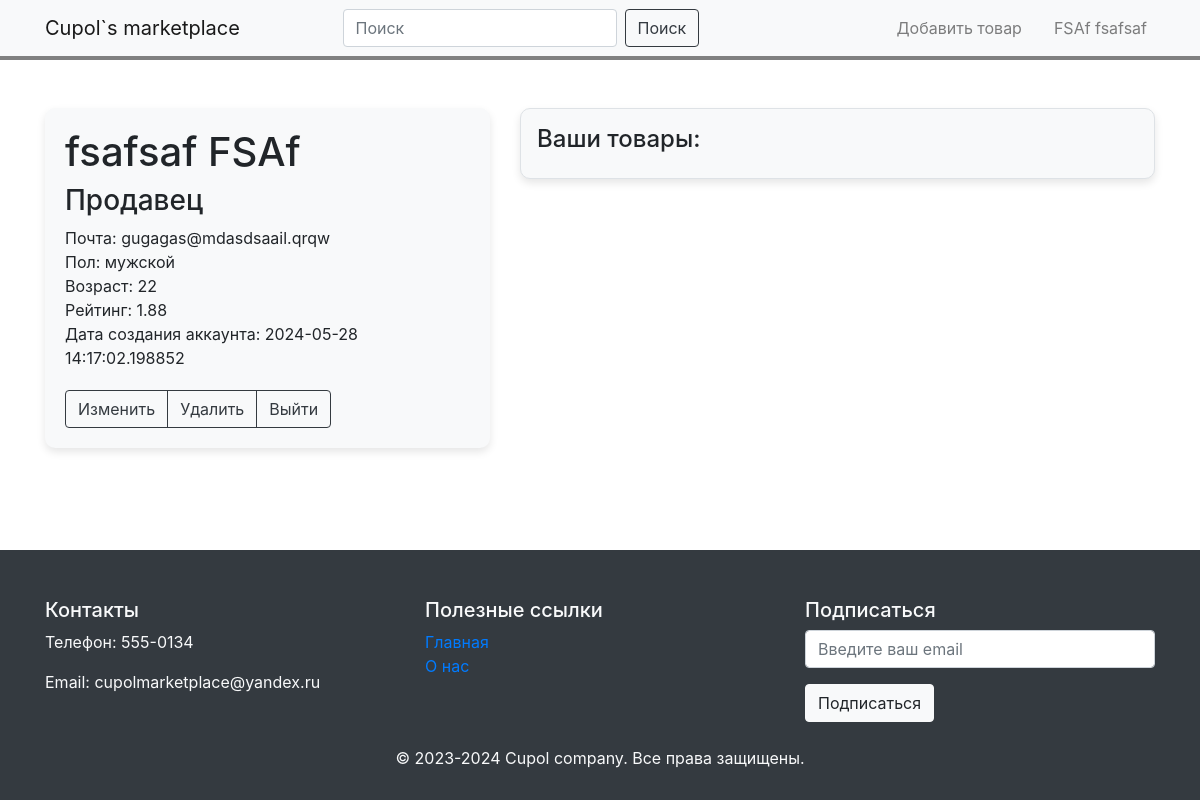
Page /account (signed in) on the committed database.
### data/user.py (models this page shows)
class User(SqlAlchemyBase, UserMixin , SerializerMixin):
    __tablename__ = 'user'
    id = sqlalchemy.Column(sqlalchemy.Integer, primary_key=True, autoincrement=True)
    type = sqlalchemy.Column(sqlalchemy.String)
    email = sqlalchemy.Column(sqlalchemy.String)
    def get_user(self, db_sess=None):
        if not db_sess:
            db_sess = db_session.create_session()
        return db_sess.query(eval(self.type.capitalize())).get(self.id)

### data/seller.py (models this page shows, shortened)
class Seller(SqlAlchemyBase, UserMixin, SerializerMixin):
    __tablename__ = 'seller'
    id = sqlalchemy.Column(sqlalchemy.Integer, sqlalchemy.ForeignKey("user.id"), primary_key=True)
    name = sqlalchemy.Column(sqlalchemy.String)
    surname = sqlalchemy.Column(sqlalchemy.String)
    email = sqlalchemy.Column(sqlalchemy.String)
    password = sqlalchemy.Column(sqlalchemy.String)
    gender = sqlalchemy.Column(sqlalchemy.String)
    age = sqlalchemy.Column(sqlalchemy.Integer)
    rating = sqlalchemy.Column(sqlalchemy.Float, default=0.0)
    date = sqlalchemy.Column(sqlalchemy.DateTime, default=datetime.datetime.now)
    user = orm.relationship("User")

### main.py (the view)
@app.route('/account')
def account():
    user = current_user.get_user()
    rating = 0.0
    if current_user.type == "seller":
        db_sess = db_session.create_session()
        all_products = db_sess.query(Product).filter(Product.seller_id == current_user.id).all()
        rating = count_average(all_products)
    params = {
        'css_style': url_for('static', filename='css/main_page.css'),
        'rating': rating
    }
    return render_template('account.html', user=user, **params)

### data/db_session.py (called while the page is built)
def create_session() -> Session:
    global __factory
    return __factory()

### main.py (called while the page is built)
@login_manager.user_loader
def load_user(user_id):
    db_sess = db_session.create_session()
    return db_sess.query(User).get(user_id)

### tools.py (called while the page is built)
def count_average(query):
    summary = 0
    counter = 0
    for i in query:
        summary += i.rating
        counter += 1
    return round(summary / counter, 2)

### templates/account.html (shortened to what this page needs)
{% extends "base.html" %}
{% block content %}
<div class="container mt-5">
    <div class="row">
        <div class="col-md-5">
            <div class="custom-container">
                <h1>{{user.surname}} {{user.name}}</h1>
                <h3>
                    {% if current_user.type == "buyer" %}
                        Покупатель
                    {% elif current_user.type == "seller" %}
                        Продавец
                    {% elif current_user.type == "admin" %}
                        {% if user.is_boss == False %}
                            Админ
                        {% else %}
                            Главный админ
                        {% endif %}
                    {% endif %}
                </h3>
                Почта: {{current_user.email}}<br>
                {% if user.gender == "male" %}
                    Пол: мужской
                {% else %}
                    Пол: женский
                {% endif %}<br>
                Возраст: {{user.age}}<br>
                {% if current_user.type == "seller" %}
                    Рейтинг: {{rating}}<br>
                {% endif %}
                Дата создания аккаунта: {{user.date}}<br>
                <div class="btn-group">
                    <a class="btn btn-outline-dark my-2 my-sm-0 btn-animated" href="/account/edit">Изменить</a>
                    <a class="btn btn-outline-dark my-2 my-sm-0 btn-animated" href="/account/delete">Удалить</a>
                    <a class="btn btn-outline-dark my-2 my-sm-0 btn-animated" href="/account/leave">Выйти</a>
                </div>
            </div>
        </div>
        {% if current_user.type == "seller" %}
            <div class="col-md-7">
                <div class="border p-3 product-container" id="productItemsContainer">
                    <h4>Ваши товары:</h4>
                </div>
            </div>
        {% endif %}
    </div>
</div>
{% endblock %}

### templates/base.html (shortened to what this page needs)
<!DOCTYPE html>
<html lang="en" xmlns="http://www.w3.org/1999/html">
<head>
  <link rel="stylesheet" href="{{ css_style }}">
  <link rel="stylesheet" href="https://stackpath.bootstrapcdn.com/bootstrap/4.5.2/css/bootstrap.min.css">
</head>
<body>
<nav class="navbar navbar-expand-lg navbar-light bg-light">
  <div class="container">
    <a class="navbar-brand" href="/">Cupol`s marketplace</a>
    <form class="form-inline mx-auto">
      <input class="form-control mr-sm-2" type="search" id="searchQuery" placeholder="Поиск" aria-label="Search">
      <button class="btn btn-outline-dark my-2 my-sm-0 btn-animated" type="submit" onclick="search(event)">Поиск</button>
    </form>
    {% if current_user.is_authenticated %}
      <ul class="navbar-nav ml-auto">
        <li class="nav-item">
          {% if current_user.type == "seller" %}
            <a class="nav-link custom-cart-btn" href="/add_product">Добавить товар</a>
          {% else %}
            <a class="nav-link custom-cart-btn" href="/cart">Корзина</a>
          {% endif %}
        </li>
        <li class="nav-item">
          <a class="nav-link custom-account-btn" href="/account">{{ current_user.get_user().name }} {{ current_user.get_user().surname }}</a>
        </li>
      </ul>
    {% else %}
      <p>
          <a class="btn btn btn-outline-dark btn-animated" href="/register">Зарегистрироваться</a>
          <a class="btn btn btn-outline-dark btn-animated" href="/login">Войти</a>
      </p>
    {% endif %}
  </div>
</nav>
{% block content %}{% endblock %}
<footer class="footer bg-dark text-light py-5">
    <div class="container">
        <div class="row">
            <div class="col-md-4">
                <h5>Контакты</h5>
                <p>Телефон: 555-0134</p>
                <p>Email: cupolmarketplace@yandex.ru</p>
            </div>
            <div class="col-md-4">
                <h5>Полезные ссылки</h5>
                <ul class="list-unstyled">
                    <li><a href="/">Главная</a></li>
                    <li><a href="/about_us">О нас</a></li>
                </ul>
            </div>
            <div class="col-md-4">
                <h5>Подписаться</h5>
                <form id="subscribeForm">
                    <div class="form-group">
                        <input type="email" class="form-control" id="emailInput" placeholder="Введите ваш email" required>
                    </div>
                    <button type="submit" class="btn btn-light btn-animated" id="subscribeBtn">Подписаться</button>
                </form>
            </div>
        </div>
        <div class="row mt-4">
            <div class="col-md-12 text-center">
                <p>&copy; 2023-2024 Cupol company. Все права защищены.</p>
            </div>
        </div>
    </div>
</footer>

### static/css/main_page.css (style rules this page uses)
.navbar { border-width: 2px; border-bottom: 4px gray solid; }
body { display: flex flex-direction: column; }
.navbar-brand { margin-right: 2rem; }
.custom-cart-btn, .custom-account-btn { margin-left: 1rem; }
.container { padding-left: 0; padding-right: 0; margin-left: 15px; }
footer { height: 250px; margin-top: 50px; }
.custom-container { margin-top: 50px; }
.product-container { max-height: 300px; overflow-y: auto; background-color: #f8f9fa; border-radius: 10px; box-shadow: 0 4px 8px rgba(0, 0, 0, 0.1); }

### templates/account.html (style rules this page uses)
footer { position: fixed; bottom: 0; width: 100%; height: 250px; }
.btn-group { margin-top: 20px; margin-right: 20px; }
.custom-container { padding: 20px; background-color: #f8f9fa; border-radius: 10px; box-shadow: 0 4px 8px rgba(0, 0, 0, 0.1); margin-top: 0; }
.product-container { max-height: 343px; overflow-y: auto; background-color: #f8f9fa; border-radius: 10px; box-shadow: 0 4px 8px rgba(0, 0, 0, 0.1); }

### rows in the picture
User: get_user "FSAf", get_user "fsafsaf", email "gugagas@mdasdsaail.qrqw"
Seller: surname "fsafsaf", name "FSAf", age "22", date "2024-05-28 14:17:02.198852"

### other values in the picture
{{ rating }} "1.88"
